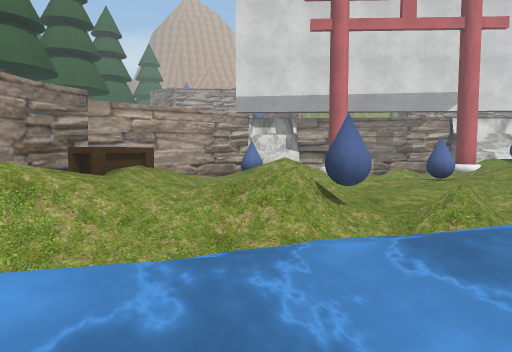
View 1 (above)

16 first-person views from a walk through a Unity game level. The camera is 1.4 m above the floor, tilts 4° down and sees 70° across. The floor is counted in squares, 1 m on a side. Each view is taken from the middle of a square. On the plan, view 1 faces up. The plan holds only what a view shows up to about 16 squares ahead; the rest is blank. The place goes on beyond the plan. The player character is not drawn. Some surface patterns are stand-ins.

View 2
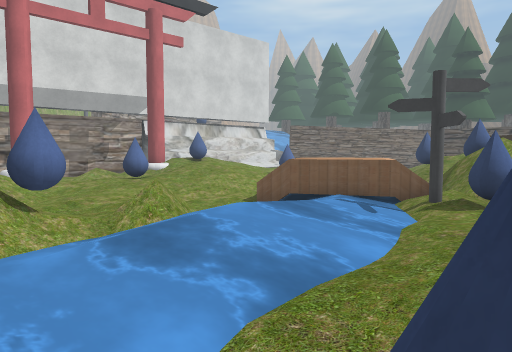

View 3
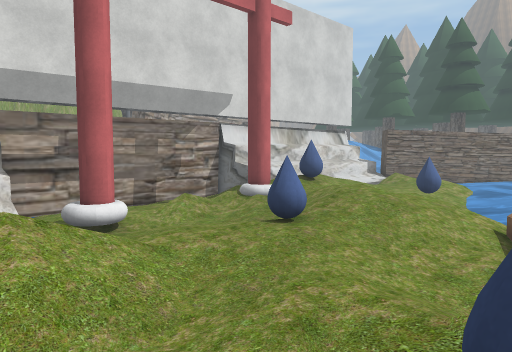

View 4
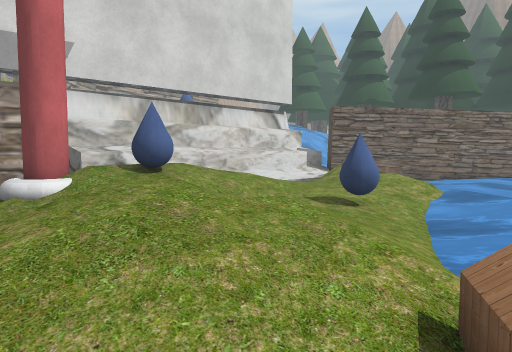

View 5
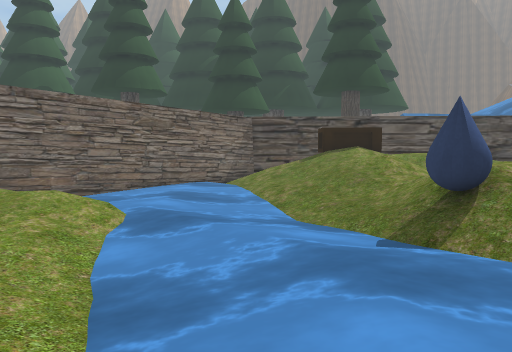

View 6
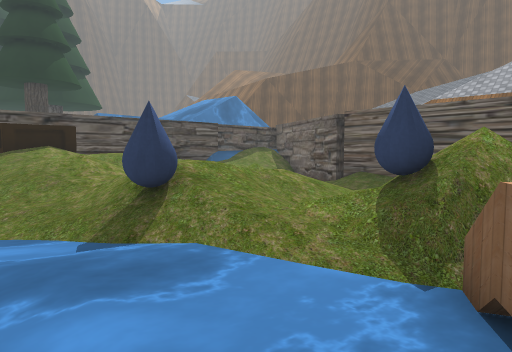

View 7
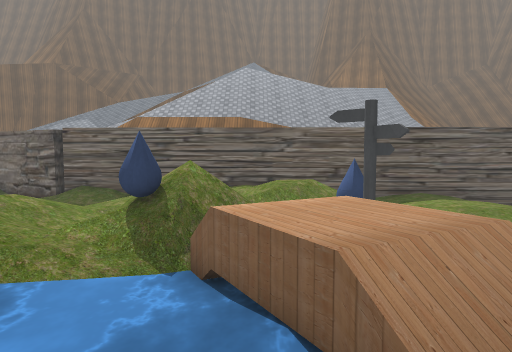

View 8
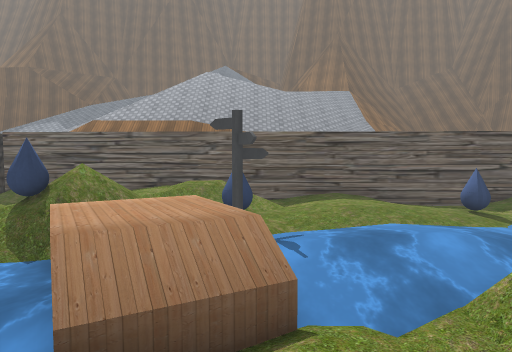

View 9
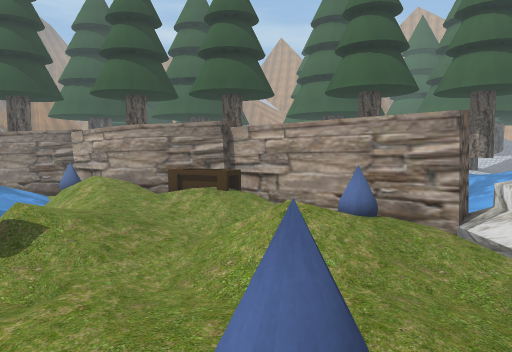

View 10
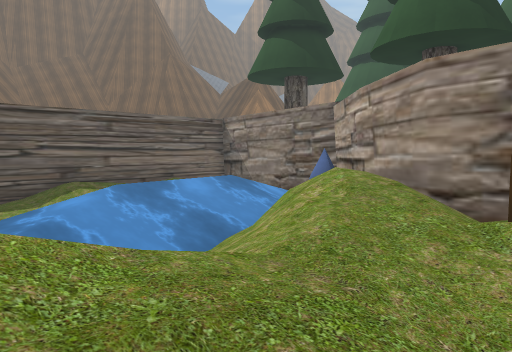

View 11
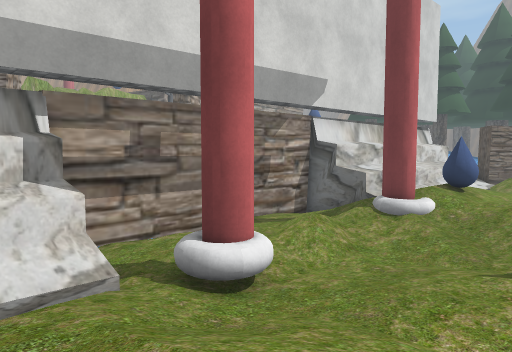

View 12
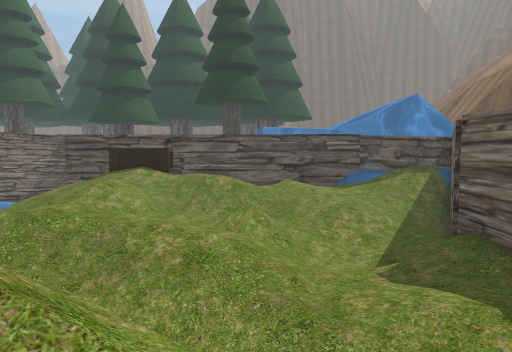

View 13
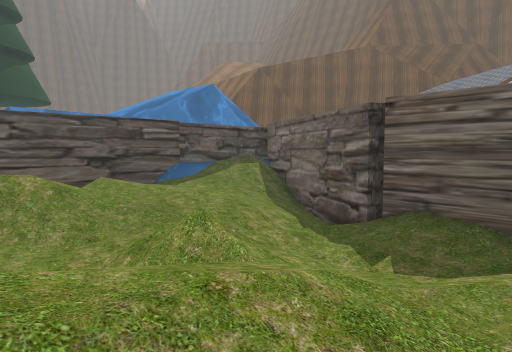

View 14
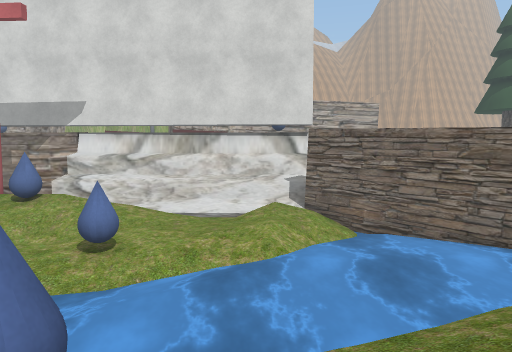

View 15
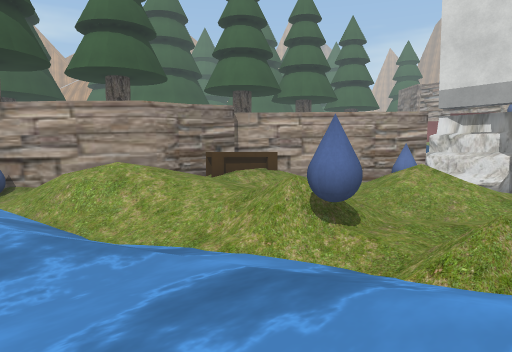

View 16
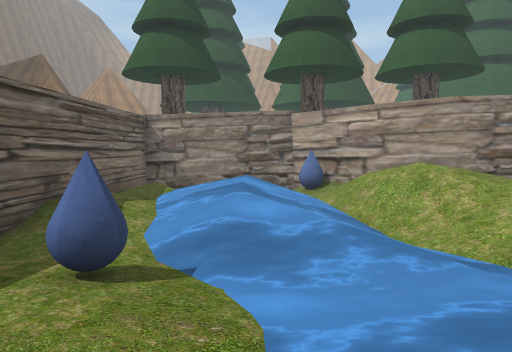

### Floor plan
Key: @ floor where view 1 was taken; # wall or solid block; x gap in a wall; . main floor; : floor 0.25 m higher than the main floor; - floor 0.25 m lower than the main floor; + floor 0.5 m higher than the main floor; _ floor 0.5 m lower than the main floor; * floor 0.75 m higher than the main floor; % floor 1 m higher than the main floor; / step, stairs or slope; = window, fence, low wall or low ledge; ~ water the walk can cross; ≈ water the walk keeps out of; ^ raised ledge; O other object.
Columns run from 10 left of view 1 to 27 right of it. Each row starts with its distance up from view 1.
 21    ≈≈≈
 20     ≈≈≈     ##########
 19       ≈  ####--------##########
 18          ^^^^-....-//^^^^^^^^^^
 17          x::// ./////: ::::::^^
 16         ##///##-///#/    /////##
 15         #/+:/-----//+=/++:..///##
 14       ## :=///..-../+:///...::/~##
 13      ##/ /////...//// --....:/~~≈##
 12      #////////.:=:+*/  -/////~≈≈≈≈##
 11      #^^/////-..::/++//-/_~~≈≈≈≈≈~~##
 10     ##^///..--..-///://~~~≈≈≈≈≈~~~~/##
  9     #/^::///././---///~~≈≈≈≈~~~~.////#
  8     #/*++:+//-//_-=//≈≈≈≈≈≈~~///:/// #
  7    ##//////=#/O≈~~/%%≈≈≈≈~~//.///////#
  6   ##///////-~~~≈≈≈≈%%%~~~/////+/*%%^ #
  5   #/////~~~~≈≈≈≈≈≈≈≈%/≈//:+%/+/////^ #
  4  ##/-~~~≈≈≈~≈≈≈≈≈≈~~///////*/ ///// ##
  3  #-~≈≈≈≈≈≈≈~~~≈~~~/////#/./*/ ..//% /#
  2 ##≈≈≈≈≈≈≈≈~~---...#/./////////..//% /#
  1 #~  ≈≈≈≈≈~~-......./// //////O/.:/* /#
  0  ~  ~≈~~~-@=..::..///// /...//.:++///#
 -1  ~  ::///---...:.-////+ ::/---.:++++##
 -2  ~ //  :/--  ....-   //  /...-./++++#
 -3  ############################.-//+/+#
 -4                             ###/////#
 -5                               ###///^≈
 -6                                 ###^^≈
 -7                                     ≈≈

Where each view was taken, in squares from view 1:
view 1: 0 up, 0 right, facing up
view 2: 0 up, 0 right, facing up-right
view 3: 7 up, 0 right, facing up-right
view 4: 8 up, 7 right, facing up-right
view 5: 9 up, 11 right, facing right
view 6: 9 up, 11 right, facing down-right
view 7: 11 up, 11 right, facing down
view 8: 12 up, 8 right, facing down
view 9: 12 up, 8 right, facing left
view 10: 10 up, 1 right, facing down-left
view 11: 12 up, 0 right, facing up-right
view 12: 1 up, 11 right, facing right
view 13: 4 up, 15 right, facing down-right
view 14: 4 up, 18 right, facing up
view 15: 2 up, 5 right, facing up-left
view 16: 2 up, 5 right, facing left
